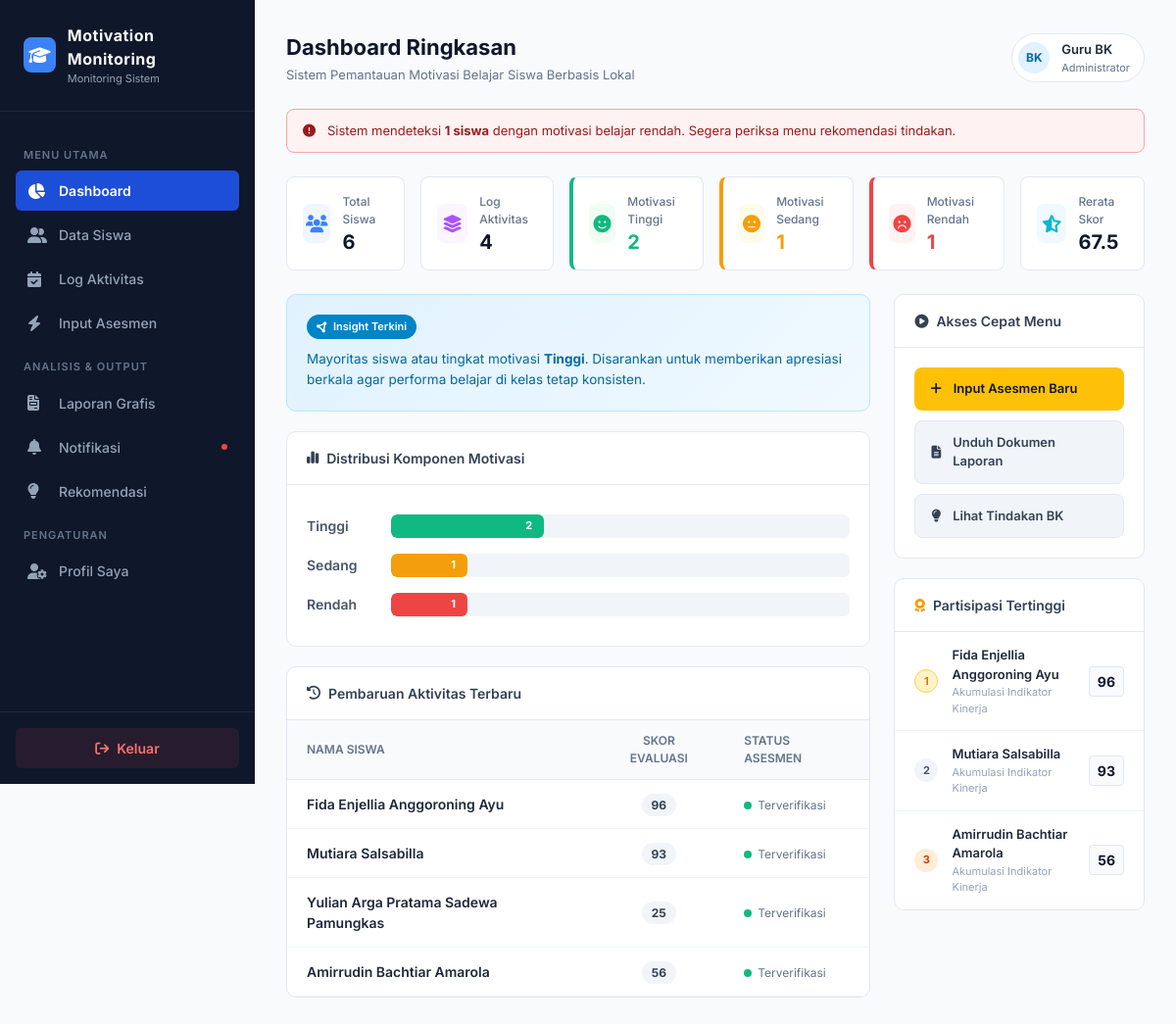
/dashboard, run on the app's committed database.
### tables this page shows
CREATE TABLE aktivitas (
    id INTEGER PRIMARY KEY AUTOINCREMENT,
    id_siswa INTEGER,
    hadir INTEGER,
    aktif INTEGER,
    tugas INTEGER,
    diskusi INTEGER
);

CREATE TABLE siswa (
    id INTEGER PRIMARY KEY AUTOINCREMENT,
    nama TEXT,
    kelas TEXT
);

### app.py (the view)
@app.route('/dashboard')
def dashboard():
    conn = get_db_connection()
    total_siswa = conn.execute("SELECT COUNT(*) FROM siswa").fetchone()[0]
    total_aktivitas = conn.execute("SELECT COUNT(*) FROM aktivitas").fetchone()[0]
    data = conn.execute("""
        SELECT a.*, s.nama,
        (a.hadir + a.aktif + a.tugas + a.diskusi)/4 as skor
        FROM aktivitas a
        JOIN siswa s ON a.id_siswa = s.id
        WHERE a.id IN (SELECT MAX(id) FROM aktivitas GROUP BY id_siswa)
    """).fetchall()
    tinggi = sedang = rendah = total = 0
    hasil = []
    for d in data:
        skor = round(d['skor'], 2)
        total += skor
        if skor >= 75:
            kategori = "Tinggi"
            tinggi += 1
        elif skor >= 50:
            kategori = "Sedang"
            sedang += 1
        else:
            kategori = "Rendah"
            rendah += 1
        hasil.append({
            "nama": d["nama"],
            "skor": skor,
            "kategori": kategori
        })
    avg = round(total / len(data), 2) if data else 0
    top = sorted(hasil, key=lambda x: x['skor'], reverse=True)[:3]
    recent = hasil[-5:]
    user_data = conn.execute("SELECT * FROM pengguna WHERE id = 1").fetchone()
    conn.close()
    return render_template(
        'dashboard.html',
        total_siswa=total_siswa,
        total_aktivitas=total_aktivitas,
        tinggi=tinggi,
        sedang=sedang,
        rendah=rendah,
        avg=avg,
        top=top,
        recent=recent,
        user=user_data
    )

### config/db_config.py (called while the page is built)
def get_db_connection():
    conn = sqlite3.connect('database.db')
    conn.row_factory = sqlite3.Row
    return conn

### templates/dashboard.html (shortened to what this page needs)
<!doctype html>
<html lang="id">
  <head>
    <link
      rel="stylesheet"
      href="https://cdnjs.cloudflare.com/ajax/libs/font-awesome/6.4.0/css/all.min.css"
    />
  </head>
  <body>
    <div class="app-container">
      <aside class="sidebar">
        <div class="sidebar-brand">
          <div class="brand-icon">
            <i class="fa-solid fa-graduation-cap"></i>
          </div>
          <div class="brand-text">
            <h2>Motivation Monitoring</h2>
            <span>Monitoring Sistem</span>
          </div>
        </div>
        <nav class="sidebar-menu">
          <p class="menu-category">Menu Utama</p>
          <a href="/dashboard" class="menu-item active"
            ><i class="fa-solid fa-chart-pie"></i> Dashboard</a
          >
          <a href="/siswa" class="menu-item"
            ><i class="fa-solid fa-user-group"></i> Data Siswa</a
          >
          <a href="/aktivitas" class="menu-item"
            ><i class="fa-solid fa-calendar-check"></i> Log Aktivitas</a
          >
          <a href="/asesmen_kompleks" class="menu-item"
            ><i class="fa-solid fa-bolt"></i> Input Asesmen</a
          >
          <p class="menu-category">Analisis & Output</p>
          <a href="/laporan" class="menu-item"
            ><i class="fa-solid fa-file-invoice"></i> Laporan Grafis</a
          >
          <a href="/notifikasi" class="menu-item"
            ><i class="fa-solid fa-bell"></i> Notifikasi {% if rendah > 0
            %}<span class="badge-dot"></span>{% endif %}</a
          >
          <a href="/rekomendasi" class="menu-item"
            ><i class="fa-solid fa-lightbulb"></i> Rekomendasi</a
          >
          <p class="menu-category">Pengaturan</p>
          <a href="/profil" class="menu-item">
            <i class="fa-solid fa-user-gear"></i> Profil Saya
          </a>
        </nav>
        <div class="sidebar-footer">
          <a href="/" class="btn-logout"
            ><i class="fa-solid fa-arrow-right-from-bracket"></i> Keluar</a
          >
        </div>
      </aside>
      <main class="main-content">
        <header class="topbar">
          <div class="topbar-left">
            <h1>Dashboard Ringkasan</h1>
            <p class="subtitle">
              Sistem Pemantauan Motivasi Belajar Siswa Berbasis Lokal
            </p>
          </div>
          <div class="topbar-right">
            <div class="user-profile">
              <div class="avatar">BK</div>
              <div class="user-info">
                <span class="user-name">Guru BK</span>
                <span class="user-role">Administrator</span>
              </div>
            </div>
          </div>
        </header>
        {% if rendah > 0 %}
        <div class="alert alert-danger">
          <i class="fa-solid fa-circle-exclamation"></i>
          <span
            >Sistem mendeteksi <strong>{{ rendah }} siswa</strong> dengan
            motivasi belajar rendah. Segera periksa menu rekomendasi
            tindakan.</span
          >
        </div>
        {% endif %}
        <section class="metrics-grid">
          <div class="metric-card">
            <div class="metric-icon text-blue bg-blue-light">
              <i class="fa-solid fa-users"></i>
            </div>
            <div class="metric-body">
              <span class="metric-label">Total Siswa</span>
              <span class="metric-value">{{ total_siswa }}</span>
            </div>
          </div>
          <div class="metric-card">
            <div class="metric-icon text-purple bg-purple-light">
              <i class="fa-solid fa-layer-group"></i>
            </div>
            <div class="metric-body">
              <span class="metric-label">Log Aktivitas</span>
              <span class="metric-value">{{ total_aktivitas }}</span>
            </div>
          </div>
          <div class="metric-card status-high">
            <div class="metric-icon text-success bg-success-light">
              <i class="fa-solid fa-face-smile"></i>
            </div>
            <div class="metric-body">
              <span class="metric-label">Motivasi Tinggi</span>
              <span class="metric-value text-success">{{ tinggi }}</span>
            </div>
          </div>
          <div class="metric-card status-medium">
            <div class="metric-icon text-warning bg-warning-light">
              <i class="fa-solid fa-face-meh"></i>
            </div>
            <div class="metric-body">
              <span class="metric-label">Motivasi Sedang</span>
              <span class="metric-value text-warning">{{ sedang }}</span>
            </div>
          </div>
          <div class="metric-card status-low">
            <div class="metric-icon text-danger bg-danger-light">
              <i class="fa-solid fa-face-frown"></i>
            </div>
            <div class="metric-body">
              <span class="metric-label">Motivasi Rendah</span>
              <span class="metric-value text-danger">{{ rendah }}</span>
            </div>
          </div>
          <div class="metric-card">
            <div class="metric-icon text-info bg-info-light">
              <i class="fa-solid fa-star-half-stroke"></i>
            </div>
            <div class="metric-body">
              <span class="metric-label">Rerata Skor</span>
              <span class="metric-value">{{ avg }}</span>
            </div>
          </div>
        </section>
        <div class="content-split">
          <div class="col-main">
            <div class="panel panel-insight">
              <div class="panel-body">
                <div class="insight-badge">
                  <i class="fa-solid fa-circle-nodes"></i> Insight Terkini
                </div>
                <p class="insight-text">
                  {% if tinggi >= sedang and tinggi >= rendah %} Mayoritas siswa
                  atau tingkat motivasi <strong>Tinggi</strong>. Disarankan
                  untuk memberikan apresiasi berkala agar performa belajar di
                  kelas tetap konsisten. {% elif sedang >= tinggi and sedang >=
                  rendah %} Sebagian besar siswa berada pada tingkat motivasi
                  <strong>Sedang</strong>. Perlu adanya variasi interaksi
                  pengajaran agar motivasi internal tidak menurun. {% else %}
                  Perhatian penuh dibutuhkan! Jumlah siswa dengan motivasi
                  <strong>Rendah</strong> cukup mendominasi. Segera jadwalkan
                  sesi bimbingan tatap muka (konseling). {% endif %}
                </p>
              </div>
            </div>
            <div class="panel">
              <div class="panel-header">
                <h3>
                  <i class="fa-solid fa-chart-simple"></i> Distribusi Komponen
                  Motivasi
                </h3>
              </div>
              <div class="panel-body">
                <div class="chart-wrapper">
                  <div class="chart-item">
                    <div class="bar-label">Tinggi</div>
                    <div class="bar-track">
                      <div
                        class="bar-fill bg-success"
                        style="width: {% if total_siswa > 0 %}{{ (tinggi / total_siswa) * 100 }}{% else %}0{% endif %}%"
                      >
                        <span class="bar-popover">{{ tinggi }}</span>
                      </div>
                    </div>
                  </div>
                  <div class="chart-item">
                    <div class="bar-label">Sedang</div>
                    <div class="bar-track">
                      <div
                        class="bar-fill bg-warning"
                        style="width: {% if total_siswa > 0 %}{{ (sedang / total_siswa) * 100 }}{% else %}0{% endif %}%"
                      >
                        <span class="bar-popover">{{ sedang }}</span>
                      </div>
                    </div>
                  </div>
                  <div class="chart-item">
                    <div class="bar-label">Rendah</div>
                    <div class="bar-track">
                      <div
                        class="bar-fill bg-danger"
                        style="width: {% if total_siswa > 0 %}{{ (rendah / total_siswa) * 100 }}{% else %}0{% endif %}%"
                      >
                        <span class="bar-popover">{{ rendah }}</span>
                      </div>
                    </div>
                  </div>
                </div>
              </div>
            </div>
            <div class="panel">
              <div class="panel-header">
                <h3>
                  <i class="fa-solid fa-clock-rotate-left"></i> Pembaruan
                  Aktivitas Terbaru
                </h3>
              </div>
              <div class="panel-body p-0">
                <table class="table-clean">
                  <thead>
                    <tr>
                      <th>Nama Siswa</th>
                      <th class="text-center">Skor Evaluasi</th>
                      <th>Status Asesmen</th>
                    </tr>
                  </thead>
                  <tbody>
                    {% for r in recent %}
                    <tr>
                      <td><span class="student-name">{{ r.nama }}</span></td>
                      <td class="text-center">
                        <span class="score-pill">{{ r.skor }}</span>
                      </td>
                      <td>
                        <span class="status-indicator"
                          ><span class="dot-success"></span> Terverifikasi</span
                        >
                      </td>
                    </tr>
                    {% else %}
                    <tr>
                      <td colspan="3" class="table-empty">
                        Belum ada data aktivitas terinput hari ini.
                      </td>
                    </tr>
                    {% endfor %}
                  </tbody>
                </table>
              </div>
            </div>
          </div>
          <div class="col-side">
            <div class="panel">
              <div class="panel-header">
                <h3>
                  <i class="fa-solid fa-circle-play"></i> Akses Cepat Menu
                </h3>
              </div>
              <div class="panel-body">
                <div class="shortcut-list">
                  <a
                    href="/asesmen_kompleks"
                    class="btn-shortcut btn-sc-primary"
                  >
                    <i class="fa-solid fa-plus"></i>
                    <span>Input Asesmen Baru</span>
                  </a>
                  <a href="/laporan" class="btn-shortcut btn-sc-secondary">
                    <i class="fa-solid fa-file-lines"></i>
                    <span>Unduh Dokumen Laporan</span>
                  </a>
                  <a href="/rekomendasi" class="btn-shortcut btn-sc-secondary">
                    <i class="fa-solid fa-lightbulb"></i>
                    <span>Lihat Tindakan BK</span>
                  </a>
                </div>
              </div>
            </div>
            <div class="panel">
              <div class="panel-header">
                <h3>
                  <i class="fa-solid fa-award text-warning"></i> Partisipasi
                  Tertinggi
                </h3>
              </div>
              <div class="panel-body p-0">
                <div class="ranking-container">
                  {% for d in top %}
                  <div class="ranking-row">
                    <div class="rank-badge rank-{{ loop.index }}">
                      {{ loop.index }}
                    </div>
                    <div class="rank-user">
                      <h4>{{ d.nama }}</h4>
                      <p>Akumulasi Indikator Kinerja</p>
                    </div>
                    <div class="rank-score">{{ d.skor }}</div>
                  </div>
                  {% else %}
                  <div class="table-empty">
                    Belum ada pemeringkatan berkala.
                  </div>
                  {% endfor %}
                </div>
              </div>
            </div>
          </div>
        </div>
      </main>
    </div>
  </body>
</html>

### data on the page
aktivitas: nama "Fida Enjellia Anggoroning Ayu", skor "96"
aktivitas: nama "Mutiara Salsabilla", skor "93"
aktivitas: nama "Yulian Arga Pratama Sadewa Pamungkas", skor "25"
aktivitas: nama "Amirrudin Bachtiar Amarola", skor "56"

### other printed values
{{ rendah }} "1"
{{ total_siswa }} "6"
{{ total_aktivitas }} "4"
{{ tinggi }} "2"
{{ sedang }} "1"
{{ avg }} "67.5"
